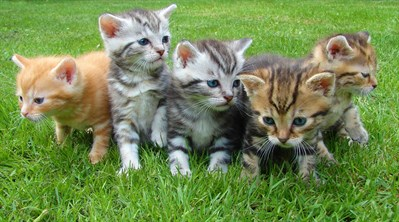
#> input picture p/4.jpg, 399 x 222 px
$ python thresholding.py
#> lines starting #> are read from the running program, lines starting #| are printed output that depends on the picture; after the words box and inside, x2 and y2 are one past the last pixel; in counts of white or black regions, pixels touching at a corner belong together
import cv2 as cv

img = cv.imread('p/4.jpg')
#> img is the input picture: shape (222, 399, 3); mean B, G, R 82.3, 139.3, 116.2
cv.imshow('cat',img)

gray = cv.cvtColor(img,cv.COLOR_BGR2GRAY)
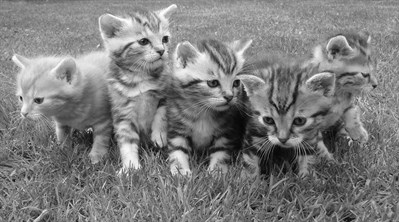
#> gray: shape (222, 399); min 1, max 254, mean 125.8

# Thresholding

threshold, thresh = cv.threshold(gray,125,255,cv.THRESH_BINARY)
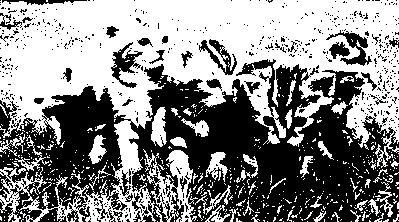
#> thresh: shape (222, 399); 53.4% white; 590 black regions (554 under 20 px), largest, box (x1, y1, x2, y2) and area: (0, 59, 399, 222) 35931, (111, 42, 143, 88) 549, (326, 30, 372, 66) 500
print(threshold)
cv.imshow('thresholding',thresh)

# Inverse Thresholding

threshold, thresh_inv = cv.threshold(gray,125,255,cv.THRESH_BINARY_INV)
print(threshold)
cv.imshow('thresholding_inv',thresh_inv)

# Adaptive Thresholding

ad_thresh = cv.adaptiveThreshold(gray,255,cv.ADAPTIVE_THRESH_MEAN_C,cv.THRESH_BINARY,11,3)
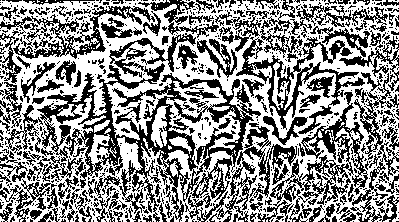
#> ad_thresh: shape (222, 399); 55.3% white; 716 black regions (575 under 20 px), largest, box (x1, y1, x2, y2) and area: (37, 33, 261, 222) 10593, (257, 92, 368, 222) 3086, (236, 37, 365, 134) 2690
print(threshold)
cv.imshow('Adaptive_thresholding',ad_thresh)

# Adaptive Thresholding Inverse

ad_thresh_inv = cv.adaptiveThreshold(gray,255,cv.ADAPTIVE_THRESH_MEAN_C,cv.THRESH_BINARY_INV,11,3)
print(threshold)
cv.imshow('Adaptive_thresholding_inverse',ad_thresh_inv)


cv.waitKey(0)

$ run again, with p/1.jpg copied over p/4.jpg
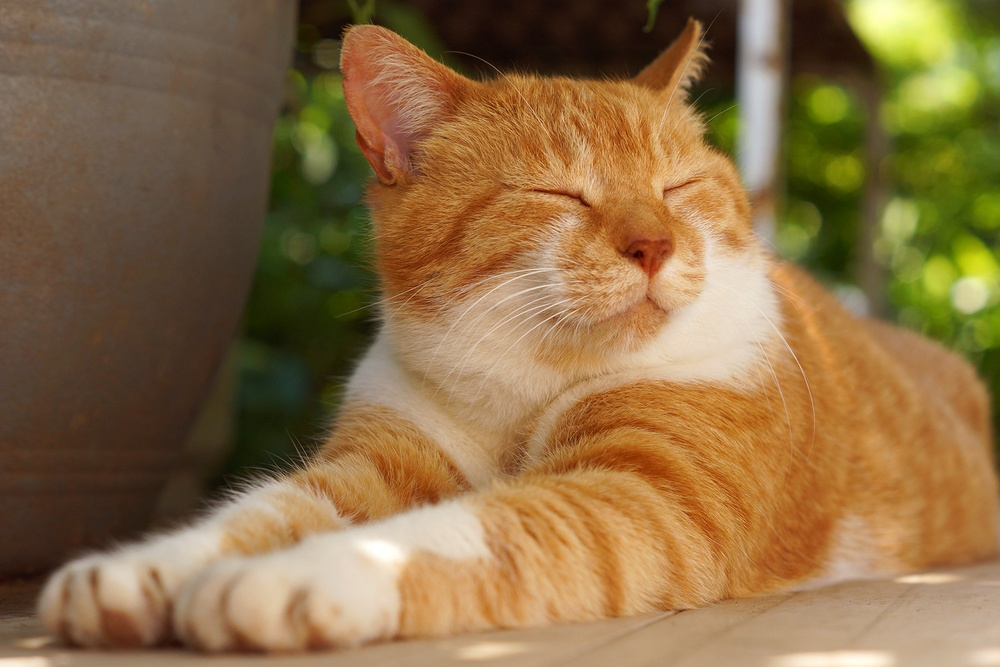
#> input picture p/1.jpg, 1000 x 667 px, shrunk from 1800 x 1200 before the run
#> img is the input picture: shape (667, 1000, 3); mean B, G, R 69.4, 110.1, 139.3
#> `threshold, thresh = cv.threshold(gray,125,255,cv.THRESH_BINARY)`:
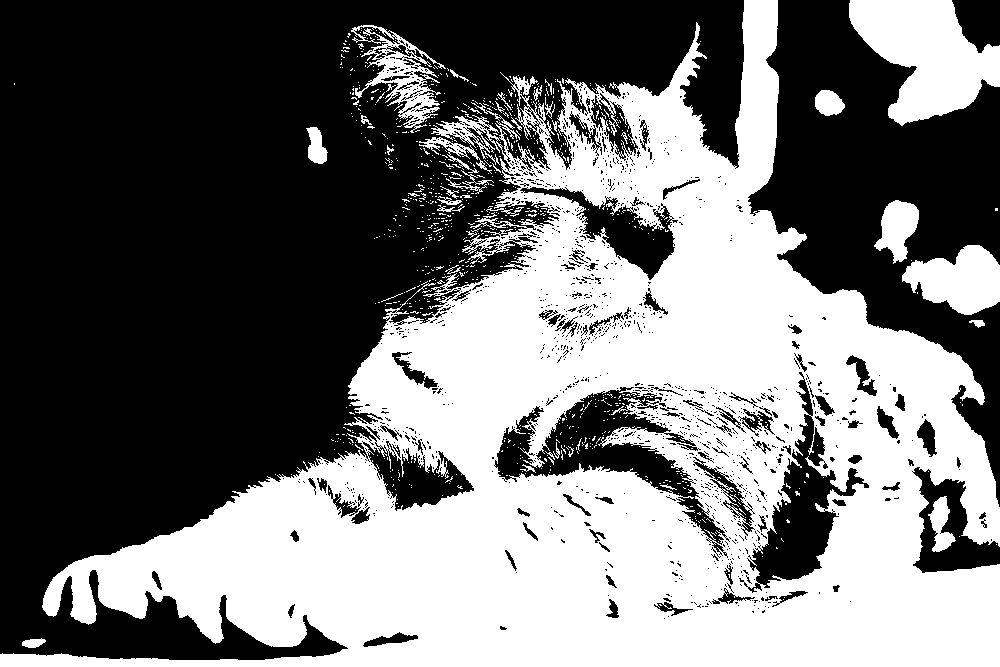
#> thresh: shape (667, 1000); 45.2% white; 858 white regions (817 under 20 px), largest, box (x1, y1, x2, y2) and area: (0, 0, 1000, 667) 274573, (849, 0, 1000, 126) 11397, (902, 245, 1000, 315) 4481
#> `ad_thresh = cv.adaptiveThreshold(gray,255,cv.ADAPTIVE_THRESH_MEAN_C,cv..`:
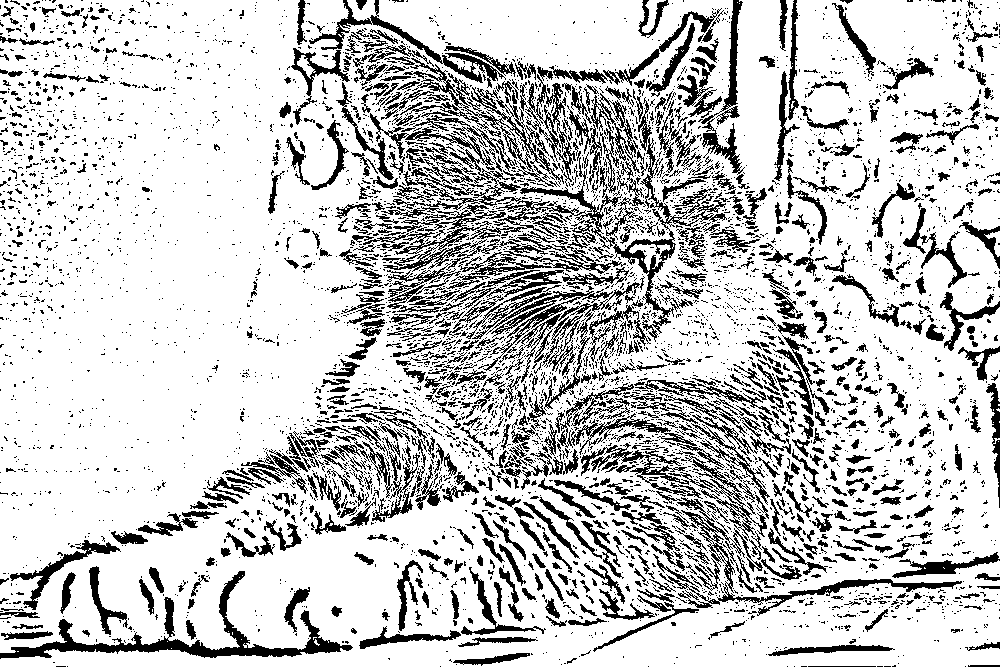
#> ad_thresh: shape (667, 1000); 78.9% white; 5639 black regions (4791 under 20 px), largest, box (x1, y1, x2, y2) and area: (363, 97, 727, 342) 8673, (0, 571, 353, 659) 4502, (659, 497, 962, 616) 2819

$ run again, with p/2.jpg copied over p/4.jpg
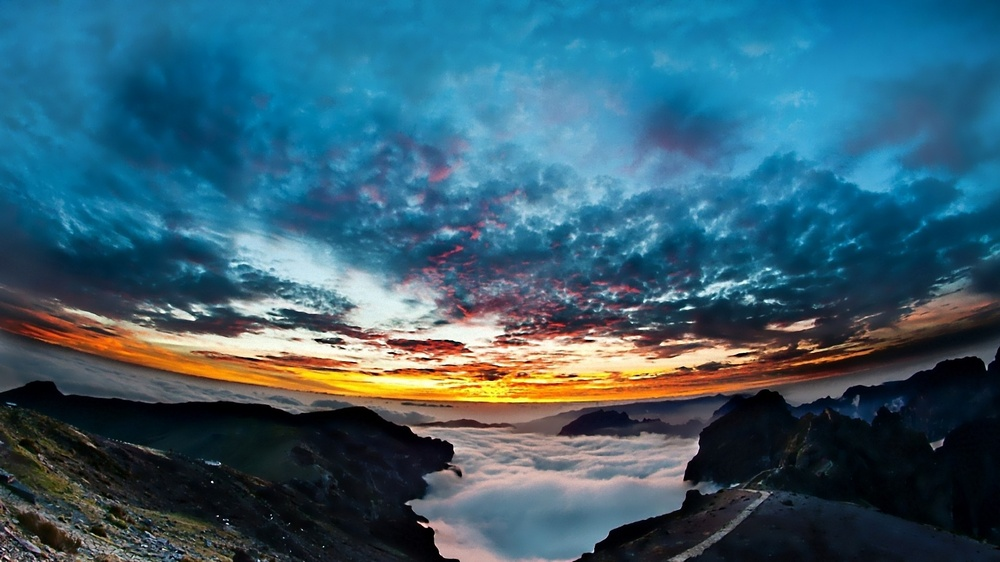
#> input picture p/2.jpg, 1000 x 562 px, shrunk from 1920 x 1080 before the run
#> img is the input picture: shape (562, 1000, 3); mean B, G, R 112, 94.4, 56
#> `threshold, thresh = cv.threshold(gray,125,255,cv.THRESH_BINARY)`:
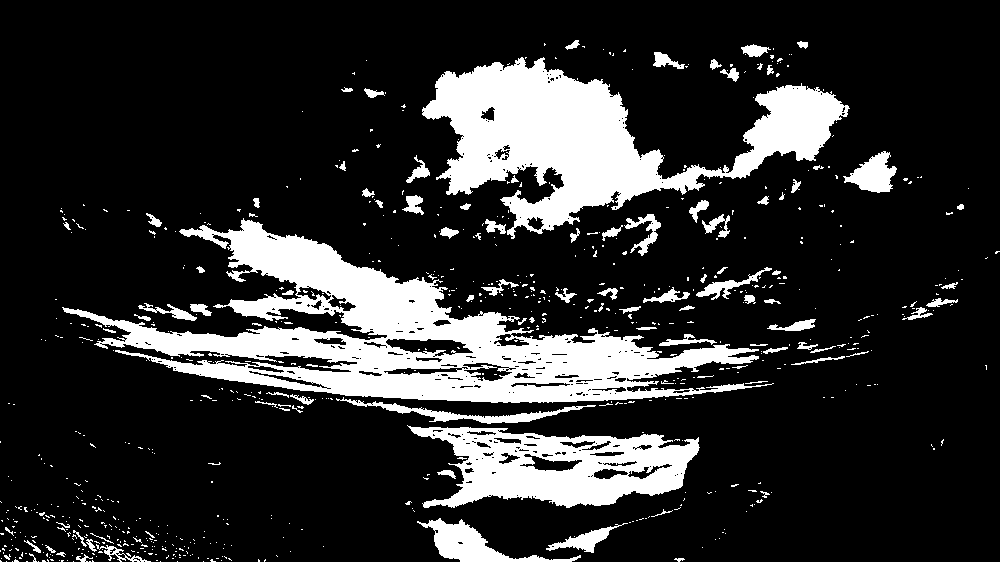
#> thresh: shape (562, 1000); 18.2% white; 749 white regions (651 under 20 px), largest, box (x1, y1, x2, y2) and area: (62, 218, 774, 403) 41778, (422, 57, 850, 239) 30660, (407, 425, 700, 508) 13595
#> `ad_thresh = cv.adaptiveThreshold(gray,255,cv.ADAPTIVE_THRESH_MEAN_C,cv..`:
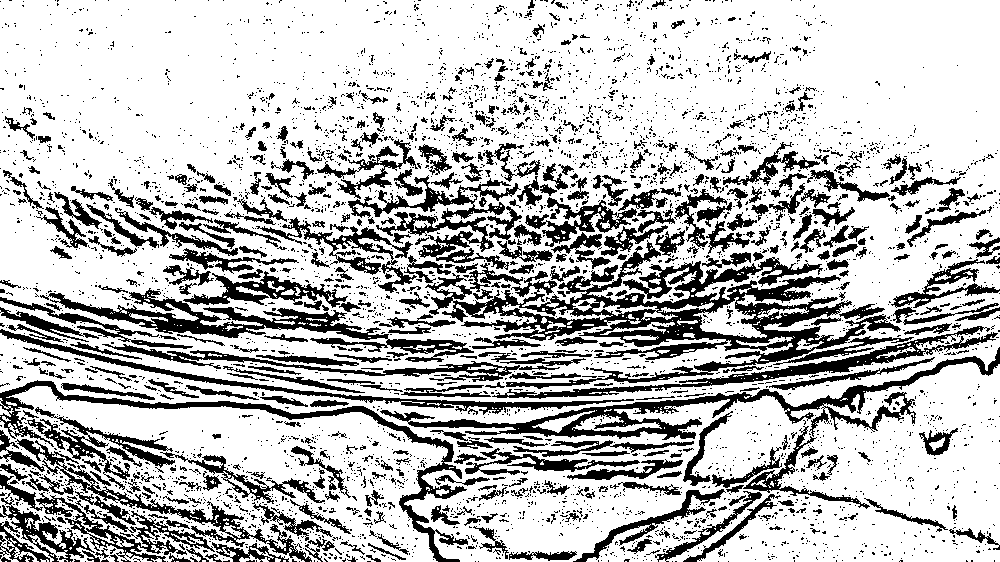
#> ad_thresh: shape (562, 1000); 74.1% white; 4416 black regions (3903 under 20 px), largest, box (x1, y1, x2, y2) and area: (425, 240, 901, 389) 18738, (380, 347, 1000, 440) 7417, (40, 288, 474, 362) 5937
